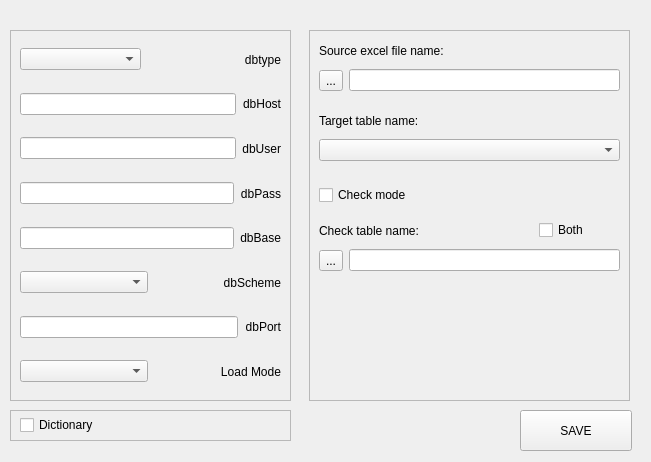
<?xml version="1.0" encoding="UTF-8"?>
<ui version="4.0">
 <class>Form</class>
 <widget class="QWidget" name="Form">
  <property name="geometry">
   <rect>
    <x>0</x>
    <y>0</y>
    <width>651</width>
    <height>462</height>
   </rect>
  </property>
  <property name="windowTitle">
   <string>Data Base Preferences</string>
  </property>
  <widget class="QPushButton" name="button_save_pref">
   <property name="geometry">
    <rect>
     <x>520</x>
     <y>410</y>
     <width>112</width>
     <height>41</height>
    </rect>
   </property>
   <property name="text">
    <string>SAVE</string>
   </property>
  </widget>
  <widget class="QFrame" name="frame">
   <property name="geometry">
    <rect>
     <x>10</x>
     <y>30</y>
     <width>281</width>
     <height>371</height>
    </rect>
   </property>
   <property name="frameShape">
    <enum>QFrame::StyledPanel</enum>
   </property>
   <property name="frameShadow">
    <enum>QFrame::Raised</enum>
   </property>
   <widget class="QWidget" name="verticalLayoutWidget_3">
    <property name="geometry">
     <rect>
      <x>10</x>
      <y>10</y>
      <width>261</width>
      <height>351</height>
     </rect>
    </property>
    <layout class="QVBoxLayout" name="verticalLayout_3" stretch="0,0,0,0,0,0,0,0">
     <property name="sizeConstraint">
      <enum>QLayout::SetNoConstraint</enum>
     </property>
     <item>
      <layout class="QHBoxLayout" name="horizontalLayout_6">
       <property name="spacing">
        <number>20</number>
       </property>
       <property name="sizeConstraint">
        <enum>QLayout::SetDefaultConstraint</enum>
       </property>
       <item>
        <widget class="QComboBox" name="lineEdit_dbtype"/>
       </item>
       <item>
        <layout class="QHBoxLayout" name="horizontalLayout_17">
         <item>
          <widget class="QLabel" name="label_dbtype">
           <property name="text">
            <string>dbtype</string>
           </property>
           <property name="alignment">
            <set>Qt::AlignRight|Qt::AlignTrailing|Qt::AlignVCenter</set>
           </property>
          </widget>
         </item>
        </layout>
       </item>
      </layout>
     </item>
     <item>
      <layout class="QHBoxLayout" name="horizontalLayout_7">
       <item>
        <widget class="QLineEdit" name="lineEdit_dbhost">
         <property name="readOnly">
          <bool>true</bool>
         </property>
        </widget>
       </item>
       <item>
        <layout class="QHBoxLayout" name="horizontalLayout_18">
         <item>
          <widget class="QLabel" name="label_dbHost">
           <property name="text">
            <string>dbHost</string>
           </property>
           <property name="alignment">
            <set>Qt::AlignRight|Qt::AlignTrailing|Qt::AlignVCenter</set>
           </property>
          </widget>
         </item>
        </layout>
       </item>
      </layout>
     </item>
     <item>
      <layout class="QHBoxLayout" name="horizontalLayout_8">
       <item>
        <widget class="QLineEdit" name="lineEdit_dbuser">
         <property name="readOnly">
          <bool>true</bool>
         </property>
        </widget>
       </item>
       <item>
        <layout class="QHBoxLayout" name="horizontalLayout_19">
         <item>
          <widget class="QLabel" name="label_dbUser">
           <property name="text">
            <string>dbUser</string>
           </property>
           <property name="alignment">
            <set>Qt::AlignRight|Qt::AlignTrailing|Qt::AlignVCenter</set>
           </property>
          </widget>
         </item>
        </layout>
       </item>
      </layout>
     </item>
     <item>
      <layout class="QHBoxLayout" name="horizontalLayout_9">
       <item>
        <widget class="QLineEdit" name="lineEdit_dbpass">
         <property name="readOnly">
          <bool>true</bool>
         </property>
        </widget>
       </item>
       <item>
        <layout class="QHBoxLayout" name="horizontalLayout_20">
         <item>
          <widget class="QLabel" name="label_dbPass">
           <property name="text">
            <string>dbPass</string>
           </property>
           <property name="alignment">
            <set>Qt::AlignRight|Qt::AlignTrailing|Qt::AlignVCenter</set>
           </property>
          </widget>
         </item>
        </layout>
       </item>
      </layout>
     </item>
     <item>
      <layout class="QHBoxLayout" name="horizontalLayout_10">
       <item>
        <widget class="QLineEdit" name="lineEdit_dbbase">
         <property name="readOnly">
          <bool>true</bool>
         </property>
        </widget>
       </item>
       <item>
        <layout class="QHBoxLayout" name="horizontalLayout_21">
         <item>
          <widget class="QLabel" name="label_dbBase">
           <property name="text">
            <string>dbBase</string>
           </property>
           <property name="alignment">
            <set>Qt::AlignRight|Qt::AlignTrailing|Qt::AlignVCenter</set>
           </property>
          </widget>
         </item>
        </layout>
       </item>
      </layout>
     </item>
     <item>
      <layout class="QHBoxLayout" name="horizontalLayout_16">
       <item>
        <widget class="QComboBox" name="comboBox_dbSchema"/>
       </item>
       <item>
        <layout class="QHBoxLayout" name="horizontalLayout_22">
         <item>
          <widget class="QLabel" name="label_dbScheme">
           <property name="text">
            <string>dbScheme</string>
           </property>
           <property name="alignment">
            <set>Qt::AlignRight|Qt::AlignTrailing|Qt::AlignVCenter</set>
           </property>
          </widget>
         </item>
        </layout>
       </item>
      </layout>
     </item>
     <item>
      <layout class="QHBoxLayout" name="horizontalLayout_11">
       <item>
        <widget class="QLineEdit" name="lineEdit_dbport">
         <property name="readOnly">
          <bool>true</bool>
         </property>
        </widget>
       </item>
       <item>
        <layout class="QHBoxLayout" name="horizontalLayout_23">
         <item>
          <widget class="QLabel" name="label_dbPort">
           <property name="text">
            <string>dbPort</string>
           </property>
           <property name="alignment">
            <set>Qt::AlignRight|Qt::AlignTrailing|Qt::AlignVCenter</set>
           </property>
          </widget>
         </item>
        </layout>
       </item>
      </layout>
     </item>
     <item>
      <layout class="QHBoxLayout" name="horizontalLayout_2">
       <item>
        <widget class="QComboBox" name="comboBox_chose_loadMode"/>
       </item>
       <item>
        <layout class="QHBoxLayout" name="horizontalLayout_24">
         <item>
          <widget class="QLabel" name="label_loadMode">
           <property name="text">
            <string>Load Mode</string>
           </property>
           <property name="alignment">
            <set>Qt::AlignRight|Qt::AlignTrailing|Qt::AlignVCenter</set>
           </property>
          </widget>
         </item>
        </layout>
       </item>
      </layout>
     </item>
    </layout>
   </widget>
  </widget>
  <widget class="QFrame" name="frame_2">
   <property name="geometry">
    <rect>
     <x>309</x>
     <y>30</y>
     <width>321</width>
     <height>371</height>
    </rect>
   </property>
   <property name="frameShape">
    <enum>QFrame::StyledPanel</enum>
   </property>
   <property name="frameShadow">
    <enum>QFrame::Raised</enum>
   </property>
   <widget class="QWidget" name="horizontalLayoutWidget_3">
    <property name="geometry">
     <rect>
      <x>10</x>
      <y>30</y>
      <width>301</width>
      <height>41</height>
     </rect>
    </property>
    <layout class="QHBoxLayout" name="horizontalLayout_3">
     <item>
      <widget class="QToolButton" name="open_excel_file">
       <property name="text">
        <string>...</string>
       </property>
      </widget>
     </item>
     <item>
      <widget class="QLineEdit" name="excelFileName">
       <property name="readOnly">
        <bool>true</bool>
       </property>
      </widget>
     </item>
    </layout>
   </widget>
   <widget class="QWidget" name="horizontalLayoutWidget_4">
    <property name="geometry">
     <rect>
      <x>10</x>
      <y>100</y>
      <width>301</width>
      <height>41</height>
     </rect>
    </property>
    <layout class="QHBoxLayout" name="horizontalLayout_4">
     <item>
      <widget class="QComboBox" name="target_table_name"/>
     </item>
    </layout>
   </widget>
   <widget class="QWidget" name="horizontalLayoutWidget_5">
    <property name="geometry">
     <rect>
      <x>10</x>
      <y>210</y>
      <width>301</width>
      <height>41</height>
     </rect>
    </property>
    <layout class="QHBoxLayout" name="horizontalLayout_5">
     <item>
      <widget class="QToolButton" name="open_excel_compare_file">
       <property name="text">
        <string>...</string>
       </property>
      </widget>
     </item>
     <item>
      <widget class="QLineEdit" name="compare_file">
       <property name="readOnly">
        <bool>true</bool>
       </property>
      </widget>
     </item>
    </layout>
   </widget>
   <widget class="QWidget" name="horizontalLayoutWidget">
    <property name="geometry">
     <rect>
      <x>10</x>
      <y>150</y>
      <width>181</width>
      <height>31</height>
     </rect>
    </property>
    <layout class="QHBoxLayout" name="horizontalLayout">
     <item>
      <widget class="QCheckBox" name="checkBox_checkMode">
       <property name="text">
        <string>Check mode</string>
       </property>
      </widget>
     </item>
    </layout>
   </widget>
   <widget class="QCheckBox" name="checkBox_both">
    <property name="geometry">
     <rect>
      <x>230</x>
      <y>190</y>
      <width>86</width>
      <height>20</height>
     </rect>
    </property>
    <property name="text">
     <string>Both</string>
    </property>
   </widget>
   <widget class="QWidget" name="horizontalLayoutWidget_6">
    <property name="geometry">
     <rect>
      <x>10</x>
      <y>260</y>
      <width>301</width>
      <height>101</height>
     </rect>
    </property>
    <layout class="QHBoxLayout" name="tree_widget_box"/>
   </widget>
   <widget class="QWidget" name="horizontalLayoutWidget_7">
    <property name="geometry">
     <rect>
      <x>10</x>
      <y>10</y>
      <width>241</width>
      <height>21</height>
     </rect>
    </property>
    <layout class="QHBoxLayout" name="horizontalLayout_13">
     <item>
      <widget class="QLabel" name="label_source">
       <property name="text">
        <string>Source excel file name:</string>
       </property>
      </widget>
     </item>
    </layout>
   </widget>
   <widget class="QWidget" name="horizontalLayoutWidget_8">
    <property name="geometry">
     <rect>
      <x>10</x>
      <y>80</y>
      <width>211</width>
      <height>21</height>
     </rect>
    </property>
    <layout class="QHBoxLayout" name="horizontalLayout_14">
     <item>
      <widget class="QLabel" name="label_receiver">
       <property name="text">
        <string>Target table name:</string>
       </property>
      </widget>
     </item>
    </layout>
   </widget>
   <widget class="QWidget" name="horizontalLayoutWidget_9">
    <property name="geometry">
     <rect>
      <x>10</x>
      <y>190</y>
      <width>211</width>
      <height>21</height>
     </rect>
    </property>
    <layout class="QHBoxLayout" name="horizontalLayout_15">
     <item>
      <widget class="QLabel" name="label_check_mode">
       <property name="text">
        <string>Check table name:</string>
       </property>
      </widget>
     </item>
    </layout>
   </widget>
  </widget>
  <widget class="QFrame" name="frame_3">
   <property name="geometry">
    <rect>
     <x>10</x>
     <y>410</y>
     <width>281</width>
     <height>31</height>
    </rect>
   </property>
   <property name="frameShape">
    <enum>QFrame::StyledPanel</enum>
   </property>
   <property name="frameShadow">
    <enum>QFrame::Raised</enum>
   </property>
   <widget class="QWidget" name="horizontalLayoutWidget_2">
    <property name="geometry">
     <rect>
      <x>10</x>
      <y>0</y>
      <width>121</width>
      <height>31</height>
     </rect>
    </property>
    <layout class="QHBoxLayout" name="horizontalLayout_12">
     <item>
      <widget class="QCheckBox" name="checkBox_Dictionary">
       <property name="text">
        <string>Dictionary</string>
       </property>
      </widget>
     </item>
    </layout>
   </widget>
  </widget>
  <zorder>frame_2</zorder>
  <zorder>frame</zorder>
  <zorder>button_save_pref</zorder>
  <zorder>frame_3</zorder>
 </widget>
 <resources/>
 <connections/>
</ui>
